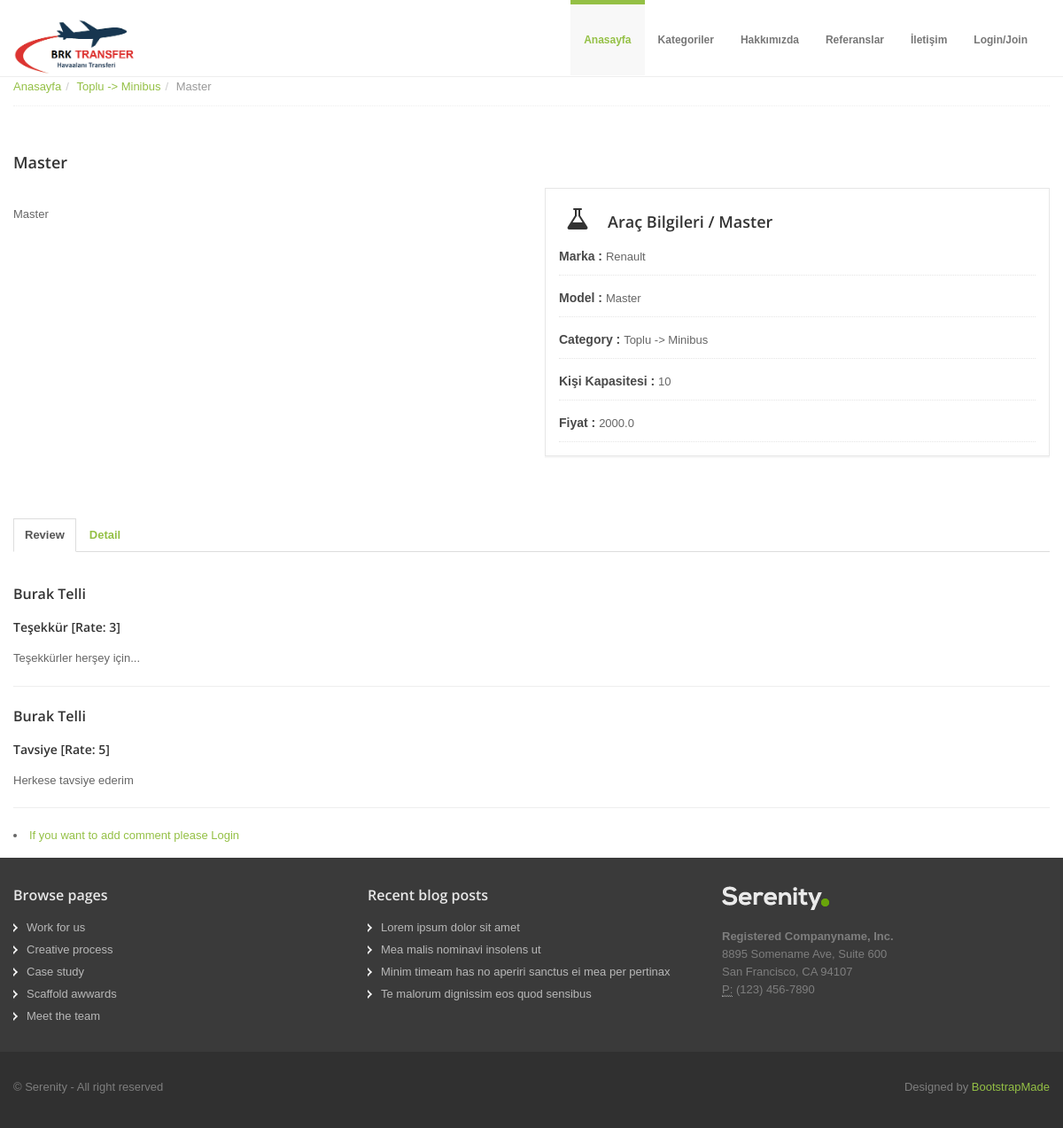
Page /car/4/Master/ on the committed database.
### car/models.py (models this page shows, shortened)
class Car(models.Model):
    STATUS = (
        ('True', 'Evet'),
        ('False', 'Hayır'),
    )
    category = models.ForeignKey(Category, on_delete=models.CASCADE)
    title = models.CharField(blank=True, max_length=150)
    keywords = models.CharField(blank=True, max_length=255)
    description = models.CharField(blank=True, max_length=255)
    marka = models.CharField(blank=True, max_length=255)
    model = models.CharField(blank=True, max_length=255)
    kisi_sayisi = models.IntegerField()
    image = models.ImageField(blank=True, upload_to='images/')
    price = models.FloatField()
    detail = RichTextUploadingField()
    slug = models.SlugField(null=False, unique=True)
    status = models.CharField(max_length=10, choices=STATUS)
    create_at = models.DateTimeField(auto_now_add=True)
    update_at = models.DateTimeField(auto_now = True)
    def image_tag(self):
        return mark_safe('<img src="{}" height="50"/>'.format(self.image.url))
    image_tag.short_description = 'Image'

class Category(MPTTModel):
    STATUS = (
        ('True', 'Evet'),
        ('False', 'Hayır'),
    )
    title = models.CharField(max_length=100)
    keywords = models.CharField(max_length=255)
    description = models.CharField(max_length=255)
    image = models.ImageField(blank=True, upload_to='images/')
    status = models.CharField(max_length=10, choices=STATUS)
    slug = models.SlugField(null=False, unique=True)
    parent = TreeForeignKey('self', blank=True, null=True, related_name='children', on_delete=models.CASCADE)
    create_at = models.DateTimeField(auto_now_add=True)
    update_at = models.DateTimeField(auto_now = True)
    class MPTTMeta:
        order_insertion_by = ['title']
    def __str__(self):
        full_path = [self.title]
        k = self.parent
        while k is not None:
            full_path.append(k.title)
            k = k.parent
        return ' -> '.join(full_path[::-1])
    def image_tag(self):
        return mark_safe('<img src="{}" height="50"/>'.format(self.image.url))
    image_tag.short_description = 'Image'

class Comment(models.Model):
    STATUS = (
        ('New', 'Yeni'),
        ('True', 'Evet'),
        ('False', 'Hayır'),
    )
    car = models.ForeignKey(Car, on_delete=models.CASCADE)
    user = models.ForeignKey(User, on_delete=models.CASCADE)
    subject = models.CharField(max_length=50)
    comment = models.TextField(max_length=50, blank=True)
    rate = models.IntegerField(blank=True)
    status = models.CharField(max_length=10, choices=STATUS, default='New')
    ip = models.CharField(blank=True, max_length=20)
    create_at = models.DateTimeField(auto_now_add=True)
    update_at = models.DateTimeField(auto_now=True)

### home/views.py (the view)
# urls.py: path('car/<int:id>/<slug:slug>/', views.car_detail, name='car_detail'),
def car_detail(request, id, slug):
    category = Category.objects.all()
    car = Car.objects.get(pk=id)
    images = Images.objects.filter(car_id=id)
    comments = Comment.objects.filter(car_id=id, status='True')
    context = {'category': category,
               'car': car,
               'images': images,
               'comments': comments,
               }
    return render(request, 'car_detail.html', context)

### home/templates/car_detail.html (shortened to what this page needs)
{% extends "homebase.html" %}
{% block body %}
<section id="breadcrumb">
    <div class="container">
        <div class="row">
            <div class="span12">
                <ul class="breadcrumb notop">
                    <li><a href="/">Anasayfa</a><span class="divider">/</span></li>
                    <li><a href="/category/{{ car.category_id }}/{{ car.category.slug }}/">{{ car.category }}</a><span class="divider">/</span></li>
                    <li class="active">{{ car.title }}</li>
                </ul>
            </div>
        </div>
    </div>
</section>
<section id="maincontent">
    <div class="container">
        <div class="row">
            <div class="span12">
                <div class="heading">
                    <h4>{{ car.title }}</h4>
                </div>
                <div class="row">
                    <div class="span6">
                        <p>
                            {{ car.description | safe}}
                        </p>
                    </div>
                    <div class="span6">
                        <div class="project-widget">
                            <h4><i class="icon-48 icon-beaker"></i> Araç Bilgileri / {{ car.model }}</h4>
                            <ul class="project-detail">
                                <li><label>Marka : </label> {{ car.marka }}</li>
                                <li><label>Model : </label> {{ car.model }}</li>
                                <li><label>Category : </label> {{ car.category }}</li>
                                <li><label>Kişi Kapasitesi : </label> {{ car.kisi_sayisi }}</li>
                                <li><label>Fiyat : </label>{{ car.price }}</li>
                            </ul>
                        </div>
                    </div>
                </div>
            </div>
        </div>
        <div class="">
            <ul id="myTab" class="nav nav-tabs">
                <li class="active"><a href="#home" data-toggle="tab">Review</a></li>
                <li><a href="#profile" data-toggle="tab">Detail</a></li>
            </ul>
            <div id="myTabContent" class="tab-content">
                <div class="tab-pane fade in active" id="home">
                    <p>
                        {% for rs in comments %}
                    <h5>{{ rs.user.first_name }} {{ rs.user.last_name }}</h5>
                    <h6>{{ rs.subject }} [Rate: {{ rs.rate }}]</h6>
                    {{ rs.comment }}
                    <hr>
                    {% endfor %}
                    {% if user.id is not None %}
                    <H5>Write your comment</H5>
                    {% if messages %}
                    {% for message in messages %}
                    <div class ="alert-alert-{{ mesage.tags }}" role="alert">
                        {{ message }}
                    </div>
                    {% endfor %}
                    {% endif %}
                    <form name="comment" action="/car/addcomment/{{ car.id }}" method="post">
                        {% csrf_token %}
                        <div class="row">
                            <div class="span3 form-group">
                                <input type="text" class="form-control" id="id_subject" name="subject" placeholder="Subject" data-rule="minlen:4"
                                       data-msg="Please enter at least 8 chars of subject" />
                            </div>
                            <div class="span1 form-group">
                                <div class="span5 form-group">
                                    Rate
                                    <select id="comment_rate" name="rate" class="form-control">
                                        <option>1</option>
                                        <option>2</option>
                                        <option>3</option>
                                        <option>4</option>
                                        <option>5</option>
                                    </select>
                                </div>
                            </div>
                            <br><br>
                            <br>
                            <div class="span7 form-group">
                                    <textarea class="form-control" id="id_comment" name="comment" maxlength="255" rows="4" data-rule="required" data-msg="Please write something for us" placeholder="Comment">
                                    </textarea>
                                <div class="text-center">
                                </div>
                            </div>
                        </div>
                        <button class="btn btn-color1 btn-rounded" type="submit">Send Comment</button>
                    </form>
                    {% else %}
                    <li>
                        <a href="/login">If you want to add comment please Login</a>
                    </li>
                    {% endif %}
                    </p>
                </div>
            </div>
        </div>
    </div>
</section>
{% endblock %}

### home/static/assets/css/docs.css (style rules this page uses)
section { padding-top: 30px; }

### home/static/assets/css/style.css (style rules this page uses)
.row { margin-bottom: 20px; }
#maincontent { z-index: 1000; margin-top: 0px; }
ul.project-detail { list-style: none; margin: 0; padding: 0; }
ul.project-detail li { list-style: none; border-bottom: 1px dotted #e5e5e5; padding-bottom: 10px; margin-bottom: 15px; }
ul.project-detail li label { display: inline; color: #494949; font-weight: bold; }
.project-widget { padding: 20px 15px 0 15px; margin: 0 0 30px 0; border: 1px solid #e6e6e6; -webkit-box-shadow: 0 2px 0 rgba(0, 0, 0, 0.03); -moz-box-shadow: 0 2px 0 rgba(0, 0, 0, 0.03); box-shadow: 0 2px 0 rgba(0, 0, 0, 0.03); -webkit-box-sizing: border-box; -moz-box-sizing: border-box; box-sizing: border-box; }
[class^="icon-"], [class*=" icon-"] { float: none; }
[class^="icon-"], [class*=" icon-"] { margin-top: 1px; margin-right: .3em; }
.icon-48 { width: 32px; height: 32px; padding: 8px; font-size: 28px; line-height: 30px; }
.nav-tabs>li>a, .nav-pills>li>a { font-weight: bold; }
#breadcrumb .breadcrumb { margin: -30px 0 0 0; border-bottom: 1px dotted #eeeeee; padding-bottom: 10px; }
.breadcrumb>li { display: inline-block; *display: inline; line-height: 1.6em; *zoom: 1; }
.breadcrumb>li>.divider { padding: 0 5px; color: #ccc; }

### home/static/assets/color/default.css (style rules this page uses)
a { color: #94c045; }

### home/static/assets/css/overwrite.css (style rules this page uses)
body { margin: 0; font-family: Tahoma, Arial, sans-serif; font-size: 13px; line-height: 1.6em; color: #666; background-color: #ffffff; }
p { margin: 0 0 15px; }
a { color: #0088cc; text-decoration: none; }
h1, h2, h3, h4, h5, h6 { color:#333; font-family: 'Open Sans', sans-serif; font-weight:600; line-height:1.5em; margin-top:0; margin-bottom:15px; }
h4 { font-size: 18px; }
h5 { font-size: 16px; }
h6 { font-size: 14px; }
.nav-tabs > li > a { border: 1px solid transparent; -webkit-border-radius: 0; -moz-border-radius: 0; border-radius: 0; }
.nav-tabs > .active > a, .nav-tabs > .active > a:hover { background-color: #ffffff; border: 1px solid #ddd; border-bottom-color: transparent; cursor: default; }
.breadcrumb { padding: 8px 0; background-color: #fff; -webkit-border-radius: 0; -moz-border-radius: 0; border-radius: 0; }
.breadcrumb > li { text-shadow: none; }
.breadcrumb li span { color:#aaa; padding:0 5px; }

### rows in the picture
Car: category "Toplu -> Minibus", title "Master", description "Master", model "Master", marka "Renault", kisi_sayisi "10", price "2000.0"
Comment: user.first_name "Burak", user.last_name "Telli", subject "Teşekkür", rate "3", comment "Teşekkürler herşey için..."
Comment: user.first_name "Burak", user.last_name "Telli", subject "Tavsiye", rate "5", comment "Herkese tavsiye ederim"
